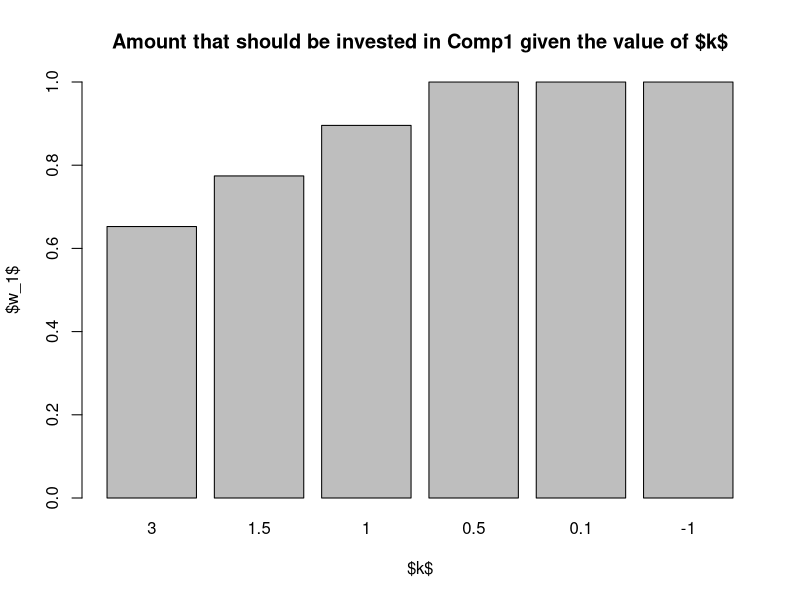
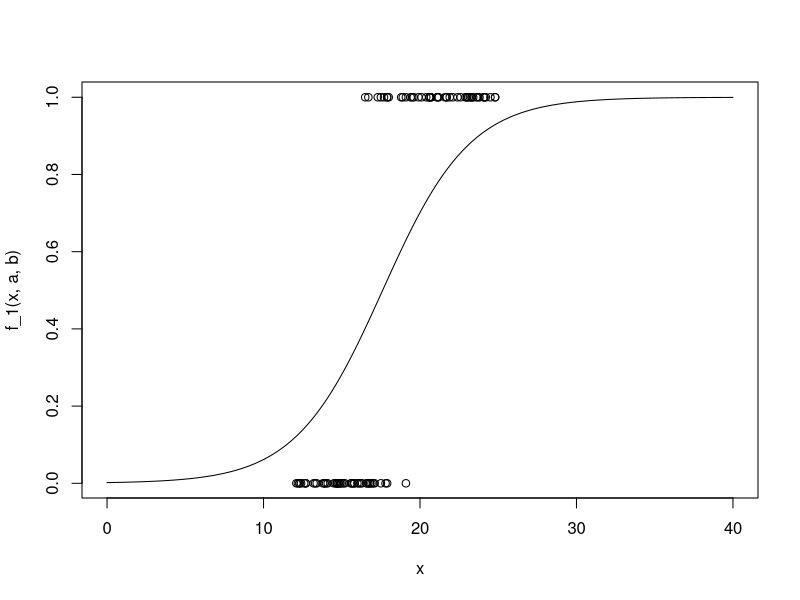
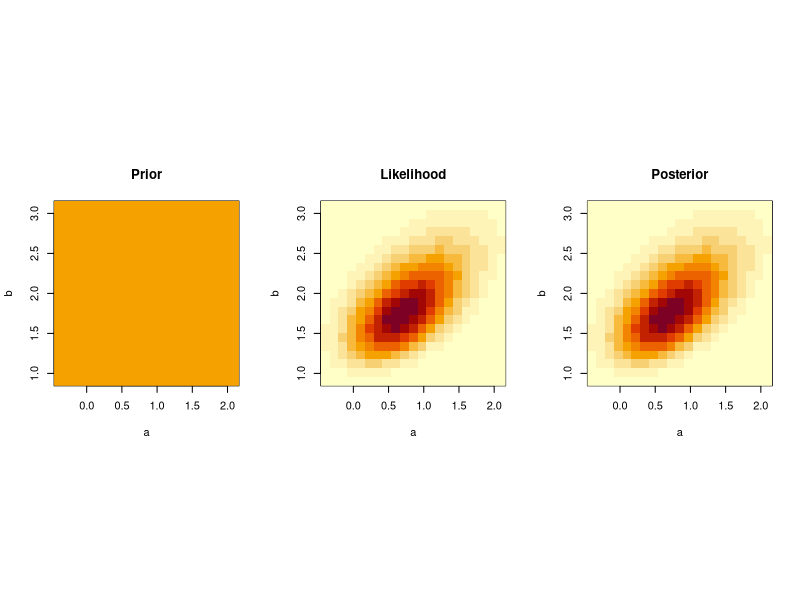
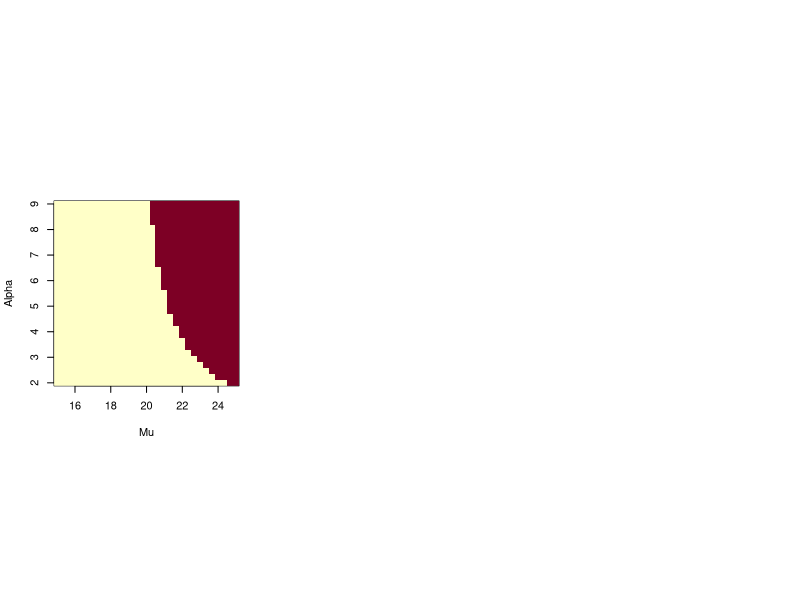

R code for these plots, in order: (Note: a time limit stopped this script after it produced the figures.)
# Assignment 1
# b) Optimize weight for the case with the two stocks
data <- read.csv2("stockdata.txt")
attach(data)

# XXX: These are transposed compared to the lecture notes
X <- cbind(Comp1, Comp2) # X_ji is the price of stock i after day j
Z <- diff(log(X)) # Z_ji := log(X_ij / X_i,j-1)
gamma <- apply(Z, 2, mean); Sigma <- var(Z) # Estimate parameters from data

optimizeWeights <- function(k) {
	result <- optimize(function(w_1) {
		w <- c(w_1, 1 - w_1) # Σw_i = 1 => w_2 = 1 - w_1
		crossprod(w, gamma) - k * crossprod(w, Sigma %*% w) / 2
	}, interval = c(0, 1), maximum = TRUE)
	result$maximum
}

k <- c(3, 1.5, 1, 0.5, 0.1, -1)
w_1 <- sapply(k, function(k) optimizeWeights(k))
barplot(w_1, main = "Amount that should be invested in Comp1 given the value of $k$",
	xlab = "$k$", ylab = "$w_1$",
	names.arg = k,
	ylim = 0:1)

# Assignment 2
# a) Fit logistic regression by numerical ML for the data given parameters a, b
matureKnee <- read.table("matureKnee.txt"); immatureKnee <- read.table("immatureKnee.txt")

f_1 <- function(x, a, b) 1 - 1 / (1 + exp(a + b * (x - 18)))
f_0 <- function(...) 1 - f_1(...)

# Likelihood function
L <- function(a = 1, b = 1) prod(f_1(matureKnee, a, b)) * prod(f_0(immatureKnee, a, b))
l <- function(a = 1, b = 1) sum(log(f_1(matureKnee, a, b))) + sum(log(f_0(immatureKnee, a, b)))

res <- optim(par = formals(l), fn = l,
	control = list(fnscale = -1) # Maximize instead of minimize
)
a <- res$par[["a"]]; b <- res$par[["b"]]

# Plot the data together with the logistic regression curve
x <- seq(0, 40, length.out = 500)
plot(x, f_1(x, a, b), 'l')
points(x = matureKnee$V1, y = sapply(matureKnee$V1, function(x) 1))
points(x = immatureKnee$V1, y = sapply(immatureKnee$V1, function(x) 0))

# b) With a uniform prior, plot the posterior on a grid with values of a and b
a_min <- -0.4; a_max <- 2.1; b_min <- 0.9; b_max <- 3.1; grid_length <- 21
A <- seq(a_min, a_max, length.out = grid_length); B <- seq(b_min, b_max, length.out = grid_length)

normalize <- function(a) a / sum(a)

prior <- outer(A, B, FUN = Vectorize(function(A, B) 1 / grid_length^2)) # Uniform prior
likelihood <- outer(A, B, FUN = Vectorize(L))
posterior <- normalize(prior * likelihood)

par(mfrow = c(1, 3), pty="s")
for (grid in list(list(prior, "Prior"), list(likelihood, "Likelihood"), list(posterior, "Posterior"))) {
	image(A, B, grid[[1]], xlab = "a", ylab = "b",
		main = grid[[2]])
}

# c) Find μ, α in the distribution of true ages so that the optimal decision is to classify
# persons with mature knees as adults
local({
	B <- 10
	c_1 <<- function(x) ifelse(x <= 18, B, 1)
	c_2 <<- function(x) ifelse(x <= 18, B * (18 - x), x - 18)
})

# Density function of the distribution of true ages.
dtrueages <- function(x, mu, alpha) dgamma(x - 14, alpha, alpha / (mu - 14))

mu_min <- 15; mu_max <- 25; alpha_min <- 2; alpha_max <- 9; grid_length <- 31
Mu <- seq(mu_min, mu_max, length.out = grid_length);
Alpha <- seq(alpha_min, alpha_max, length.out = grid_length)

opt_mature_adults <- outer(Mu, Alpha, FUN = Vectorize(function(mu, alpha) {
		f <- function(x) dtrueages(x, mu, alpha) * f_1(x, a, b) * c_1(x)
		C_c <- integrate(f, lower = 18, upper = Inf)$value
		C_a <- integrate(f, lower = 0, upper = 18)$value
		C_c > C_a # Whether optimal to classify as adult
}))
image(Mu, Alpha, opt_mature_adults) # Red is TRUE

# d) Same as c) but sum over the uncertainty in the parameters a and b
opt_mature_adults2 <- outer(Mu, Alpha, FUN = Vectorize(function(mu, alpha) {
		integrate_out_ab_comp_C <- function(lower, upper) {
			abmap <- outer(A, B, FUN = Vectorize(function(a, b) {
					f <- function(x) dtrueages(x, mu, alpha) * f_1(x, a, b) * c_1(x)
					integrate(f, lower, upper)$value
			}))
			sum(posterior * abmap)
		}
		C_c <- integrate_out_ab_comp_C(lower = 18, upper = Inf)
		C_a <- integrate_out_ab_comp_C(lower = 0, upper = 18)
		C_c > C_a # Whether optimal to classify as adult
}))
image(Mu, Alpha, opt_mature_adults2) # Red is TRUE
